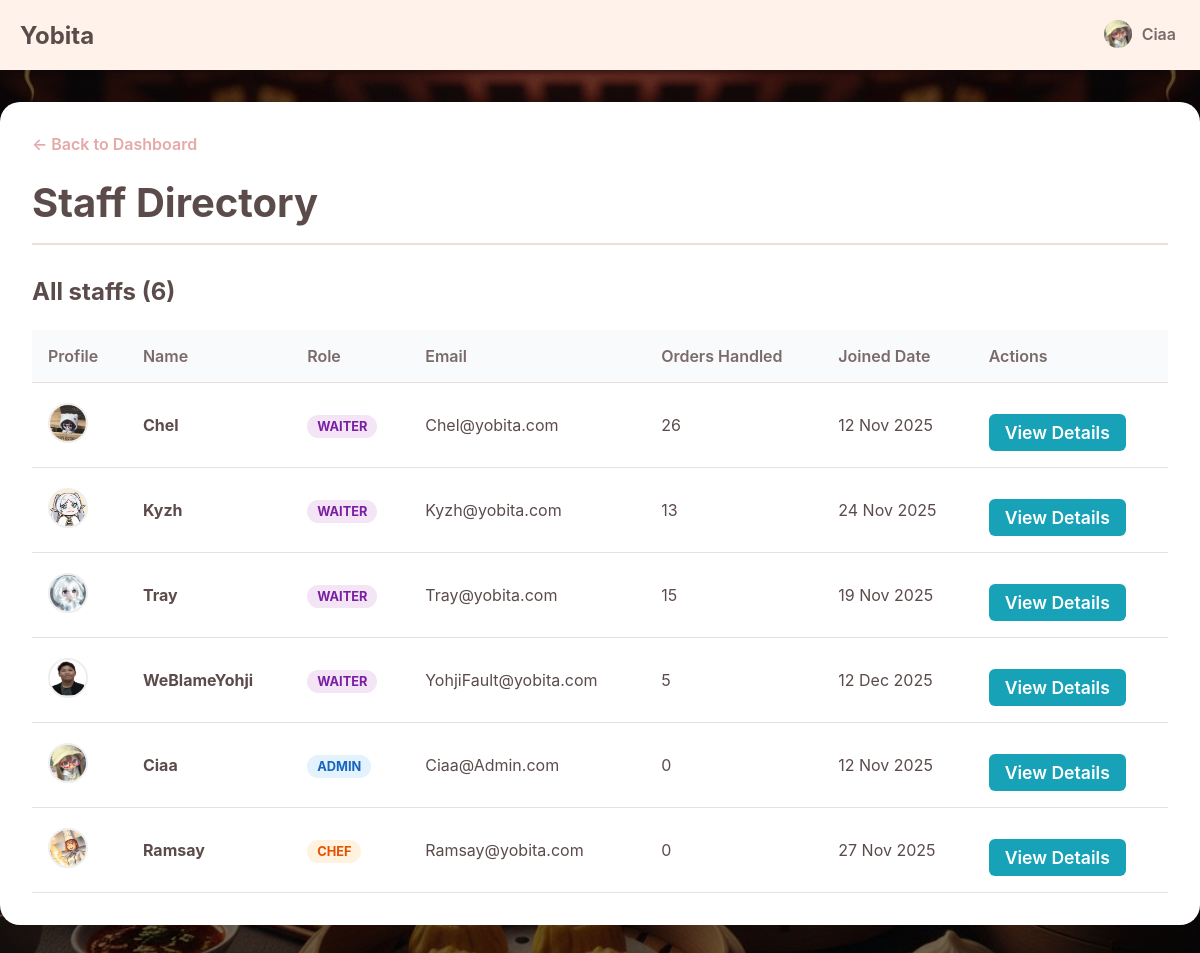
Screenshot of /app/admin/manageStaff.php (signed in) with the database file from the repository.
### tables this page shows
CREATE TABLE `staffs` (
  `id` int(10) UNSIGNED NOT NULL,
  `username` varchar(50) NOT NULL,
  `email` varchar(255) NOT NULL,
  `password` varchar(255) NOT NULL,
  `role` enum('waiter','admin','chef') NOT NULL DEFAULT 'waiter',
  `profile_picture` varchar(255) DEFAULT NULL,
  `created_at` timestamp NOT NULL DEFAULT current_timestamp()
);

### app/admin/manageStaff.php (the view, shortened to what this page needs)
<?php
require_once '../connection.php';
$basePath = "../";
include '../_header.php';
try {
    $sql = "SELECT
                u.id,
                u.username,
                u.email,
                u.role,
                u.profile_picture,
                u.created_at,
                COUNT(o.id) as orders_handled
            FROM staffs u
            LEFT JOIN orders o ON u.id = o.user_id
            GROUP BY u.id
            ORDER BY u.role ASC, u.username ASC";
    $stmt = $pdo->query($sql);
    $waiter_members = $stmt->fetchAll();
} catch (PDOException $e) {
    $waiter_members = [];
    $message = "Error fetching waiter: " . $e->getMessage();
}
?>
<link rel="stylesheet" href="<?php echo $basePath; ?>css/viewOrders.css">
<link rel="stylesheet" href="<?php echo $basePath; ?>css/manageStaff.css">
<main class="main-wrapper">
    <div class="admin-container">
        <a href="dashboard.php" class="back-link">← Back to Dashboard</a>
        <div class="page-header">
            <h1>Staff Directory</h1>
        </div>
        <div class="orders-list-section">
            <h2 class="section-title">All staffs (<?php echo count($waiter_members); ?>)</h2>
            <div class="table-responsive">
                <table>
                    <thead>
                        <tr>
                            <th>Profile</th>
                            <th>Name</th>
                            <th>Role</th>
                            <th>Email</th>
                            <th>Orders Handled</th>
                            <th>Joined Date</th>
                            <th>Actions</th>
                        </tr>
                    </thead>
                    <tbody>
                        <?php foreach ($waiter_members as $waiter): ?>
                            <tr>
                                <td data-label="Profile">
                                    <img src="<?php echo $waiter['profile_picture'] ? $basePath . $waiter['profile_picture'] : $basePath.'uploads/Default_pfp.png'; ?>"
                                         alt="pfp" class="table-pfp">
                                </td>
                                <td data-label="Name"><strong><?php echo htmlspecialchars($waiter['username']); ?></strong></td>
                                <td data-label="Role">
                                    <span class="role-badge role-<?php echo $waiter['role']; ?>">
                                        <?php echo ucfirst($waiter['role']); ?>
                                    </span>
                                </td>
                                <td data-label="Email"><?php echo htmlspecialchars($waiter['email']); ?></td>
                                <td data-label="Orders Handled"><?php echo $waiter['orders_handled']; ?></td>
                                <td data-label="Joined"><?php echo date("d M Y", strtotime($waiter['created_at'])); ?></td>
                                <td class="actions-cell" data-label="Actions">
                                    <a href="staffDetail.php?id=<?php echo $waiter['id']; ?>" class="action-btn view-btn">
                                        View Details
                                    </a>
                                </td>
                            </tr>
                        <?php endforeach; ?>
                    </tbody>
                </table>
            </div>
        </div>
    </div>
</main>

### app/css/index.css (style rules this page uses)
:root { --primary: #FFDCDC; --second: #FFF2EB; --third: #ffffff; --fourth: #FFD6BA; --text-dark: #5C4B4B; --text-light: #7a6a6a; --border-color: #EAE0DA; --accent-dark: #E5A9A9; --notification: #FF3B3B; }
* { box-sizing: border-box; margin: 0; padding: 0; }
body { font-family: -apple-system, BlinkMacSystemFont, "Segoe UI", Roboto, Helvetica, Arial, sans-serif; background-color: var(--second); color: var(--text-dark); background: linear-gradient(rgba(0, 0, 0, 0.5), rgba(0, 0, 0, 0.5)), url(../image/Background.jpg) !important; background-size: cover !important; background-position: center !important; background-repeat: no-repeat !important; background-attachment: fixed !important; }
.main-wrapper { padding-top: 70px; padding-bottom: 100px; }
.btn, .action-btn { display: inline-flex; align-items: center; justify-content: center; gap: 10px; flex-grow: 1; padding: 18px; margin-top: 15px; background-color: var(--fourth); color: var(--text-dark); font-size: 1.1rem; font-weight: 600; border: none; border-radius: 12px; cursor: pointer; text-align: center; text-decoration: none; transition: all 0.2s; animation-delay: 0.6s; }

### app/css/viewOrders.css (style rules this page uses)
.admin-container { max-width: 1200px; margin: 2rem auto; padding: 2rem; background-color: #fff; border-radius: 20px; box-shadow: 0 8px 25px rgba(0, 0, 0, 0.1); animation: fadeInUp 0.6s ease-out; }
body { background-color: #f8f9fa; }
.back-link { display: inline-block; margin-bottom: 1.5rem; color: var(--accent-dark, #a05252); text-decoration: none; font-weight: 600; transition: color 0.3s ease; }
.page-header { border-bottom: 2px solid var(--border-color, #eee); padding-bottom: 1rem; margin-bottom: 2rem; }
.page-header h1 { color: var(--text-dark, #333); font-size: 2.5rem; margin: 0; }
.section-title { font-size: 1.5rem; color: var(--text-dark, #333); margin-top: 0; margin-bottom: 1.5rem; }
.table-responsive { overflow-x: auto; }
table { width: 100%; border-collapse: collapse; text-align: left; }
table th, table td { padding: 1rem; border-bottom: 1px solid var(--border-color, #eee); vertical-align: middle; }
table th { background-color: #f9fafb; font-weight: 600; color: var(--text-light, #555); }
.action-btn { padding: 0.5rem 1rem; border: none; border-radius: 6px; cursor: pointer; font-weight: 600; transition: all 0.2s ease; display: inline-flex; align-items: center; gap: 6px; text-decoration: none; }
.view-btn { background-color: #17a2b8; color: white; }

### app/css/manageStaff.css (style rules this page uses)
.table-pfp { width: 40px; height: 40px; border-radius: 50%; object-fit: cover; border: 2px solid #eee; }
.role-badge { padding: 4px 10px; border-radius: 12px; font-size: 0.8rem; font-weight: 700; text-transform: uppercase; }
.role-admin { background-color: #e3f2fd; color: #1565c0; }
.role-waiter { background-color: #f3e5f5; color: #7b1fa2; }
.role-chef { background-color: #fff3e0; color: #e65100; }

### rows the page displays
staffs: profile_picture (picture), username "Chel", role "WAITER", email "Chel@yobita.com", orders_handled "26", created_at "12 Nov 2025"
staffs: profile_picture (picture), username "Kyzh", role "WAITER", email "Kyzh@yobita.com", orders_handled "13", created_at "24 Nov 2025"
staffs: profile_picture (picture), username "Tray", role "WAITER", email "Tray@yobita.com", orders_handled "15", created_at "19 Nov 2025"
staffs: profile_picture (picture), username "WeBlameYohji", role "WAITER", email "YohjiFault@yobita.com", orders_handled "5", created_at "12 Dec 2025"
staffs: profile_picture (picture), username "Ciaa", role "ADMIN", email "Ciaa@Admin.com", orders_handled "0", created_at "12 Nov 2025"
staffs: profile_picture (picture), username "Ramsay", role "CHEF", email "Ramsay@yobita.com", orders_handled "0", created_at "27 Nov 2025"

### other values shown
$_SESSION['username'] "Ciaa"
count($waiter_members) "6"
